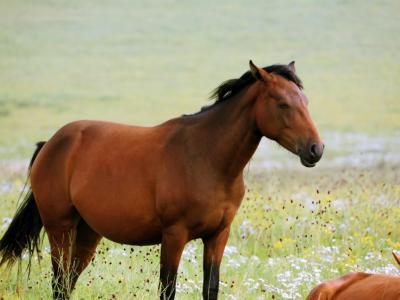
#> input picture Dataset/image/01-24.jpg, 400 x 300 px, found by its file name; its folder holds 4 pictures in this run
$ python g_function.py   (older library calls are emulated)
#> lines starting #> are read from the running program, lines starting #| are printed output that depends on the picture
### c_function.py
import os
import cv2
import numpy as np


# [29 lines left out: function calcCovolution, not called in this run]


def features(space, lst, method):
    for img in space:
        means, stds, skews, smooth = [], [], [], []
        entropys, energys = [], []
        img_hist = cv2.calcHist([img], [0], None, [256], [0, 256])
        img_hist = img_hist.reshape(-1)
        means = calcMeans(img_hist, means)
        if method == "mean":
            lst.append(means)
        if method == "std":
            stds = calcStds(img_hist, means, stds)
            lst.append(stds)
        if method == "skew":
            stds = calcStds(img_hist, means, stds)
            skews = calcSkews(img_hist, means, stds, skews)
            lst.append(skews)
        if method == "entropy":
            entropys = calcEntropys(img_hist, entropys)
            lst.append(entropys)
        if method == "r":
            stds = calcStds(img_hist, means, stds)
            smooth = calcSmooth(img_hist, stds, smooth)
            lst.append(smooth)
    return lst

# [5 lines left out: function calcSmooth, not called in this run]

def calcEntropys(hist, lst):
    entropy = 0
    m = np.sum(hist)
    for g in range(len(hist)):
        pg = hist[g] / m
        if pg > 0: entropy += float(pg * np.log2(pg))
    lst.append(entropy * -1)
    return lst

def calcMeans(hist, lst):
    mean = 0
    m = np.sum(hist)
    for g in range(len(hist)):
        pg = hist[g] / m
        mean += float(g * pg)
    lst.append(mean)
    return lst

def calcStds(hist, means, lst):
    std = 0
    mean = float(means[0])
    m = np.sum(hist)
    for g in range(len(hist)):
        pg = hist[g] / m
        diff = (g - mean)
        diff = diff * diff
        n = diff * pg
        std += n
    std = np.sqrt(std)
    lst.append(float(std))
    return lst


def calcSkews(hist, means, stds, lst):
    skew = 0
    mean = float(means[0])
    std = float(stds[0])
    m = np.sum(hist)
    for g in range(len(hist)):
        pg = hist[g] / m
        diff = (g - mean)
        diff = diff * diff * diff
        n = diff * pg
        skew += n
    std = np.array(std)
    std3 = std * std * std
    if std3 != 0: skew = skew / std3
    else: skew = 0
    skew = float(skew)
    lst.append(skew)
    return lst


# [8 lines left out: function calcEnergys, not called in this run]


def sobel(image):
    x = cv2.Sobel(image, cv2.CV_16S, 1, 0)
    y = cv2.Sobel(image, cv2.CV_16S, 0, 1)
    absX = cv2.convertScaleAbs(x)
    absY = cv2.convertScaleAbs(y)
    return cv2.addWeighted(absX, 0.5, absY, 0.5, 0)

### backup/ok/g_function.py
from sklearn.cluster import KMeans
from sklearn.manifold import Isomap
from sklearn import preprocessing
from skimage import morphology

from c_function import *

import matplotlib.pyplot as plt
import concurrent.futures
import multiprocessing
import numpy as np
import mahotas
import shutil
import pickle
import copy
import cv2
import os

Test = "no"
names = []
clusterSize = 10
if clusterSize == 10: path = "Dataset/image"
elif clusterSize == 5: path = "Dataset/example"
else: path = "Dataset/10flower"
colors = ['r', 'g', 'b', 'k', 'm']
currentPath = os.getcwd()
dataPath = os.path.join(currentPath, path)
data = os.listdir(dataPath)
dataSize = len(data)
featureSize = 4 + 4 + 1 + 8
image = np.zeros((dataSize, 300, 400, 3), dtype="uint8")
X = np.zeros((dataSize, featureSize))

def process_image(data):
    name = data
    imagePath = os.path.join(dataPath, name)
    if "DS" in imagePath: os.remove(imagePath)
    img_clr = cv2.imread(imagePath)
    img_gray = cv2.cvtColor(img_clr, cv2.COLOR_BGR2GRAY)
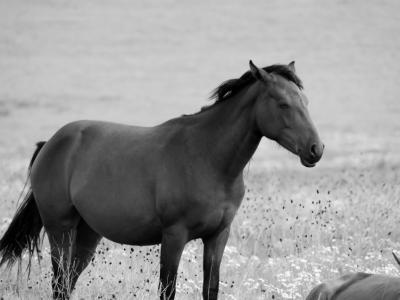
#> img_gray: shape (300, 400); min 0, max 254, mean 148.6
    img_hsv = cv2.cvtColor(img_clr, cv2.COLOR_BGR2HSV)
#> img_hsv: shape (300, 400, 3); mean H, S, V 30.1, 94.1, 163.4
    img_lab = cv2.cvtColor(img_clr, cv2.COLOR_BGR2Lab)
#> img_lab: shape (300, 400, 3); mean of channels 0, 1, 2 155.8, 128.1, 147
    img_luv = cv2.cvtColor(img_clr, cv2.COLOR_BGR2Luv)
#> img_luv: shape (300, 400, 3); mean of channels 0, 1, 2 155.3, 102.9, 158.4
    img_ycb = cv2.cvtColor(img_clr, cv2.COLOR_BGR2YCrCb)
    img_cst = cv2.equalizeHist(img_gray)

    img_sob = sobel(img_gray)
    img_sob_clr = sobel(img_clr)

    b, g, r = cv2.split(img_clr)
    h, s, v = cv2.split(img_hsv)
    l, la, lb = cv2.split(img_lab)
    y, cr, cb = cv2.split(img_ycb)

    meanSpace = [img_sob, img_sob_clr, lb, cb]
    stdSpace = [v, l, la, lb]
    skewSpace = [img_sob]
    entropySpace = [b, g, r, s, v, la, cb, img_sob]

    hists = []
    hists = features(meanSpace, hists, "mean")
#> hists = [[26.29], [29.62], [147], [110.2]]
    hists = features(stdSpace, hists, "std")
#> hists = [[26.29], [29.62], [147], [110.2], [58.34], [67.94], [12.6], [10.89]]
    hists = features(skewSpace, hists, "skew")
#> hists = [[26.29], [29.62], [147], [110.2], [58.34], [67.94], [12.6], [10.89], [2.91]]
    hists = features(entropySpace, hists, "entropy")
#> hists = [[26.29], [29.62], [147], [110.2], [58.34], [67.94], [12.6], [10.89], [2.91], [7.23], [6.75], [7], [7.49], [6.88], [4.98], [5.33], [5.91]]
    return hists, img_clr

count = []
Test = "train"
with concurrent.futures.ProcessPoolExecutor() as executor:
    for i, info in enumerate(executor.map(process_image, data)):
#> in process_image (call 2), `name = data`: name = '01-26.jpg'
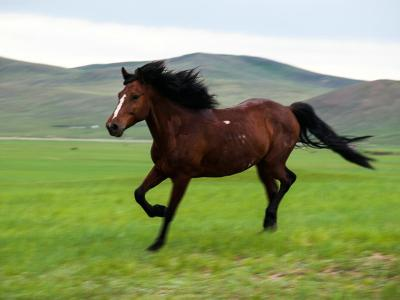
#> input picture Dataset/image/01-26.jpg, 400 x 300 px, found by its file name
#> in process_image (call 2), `hists = features(meanSpace, hists, "mean")`: hists = [[20.9], [20.8], [149.9], [107.4]]
#> in process_image (call 2), `hists = features(stdSpace, hists, "std")`: hists = [[20.9], [20.8], [149.9], [107.4], [63.3], [65.22], [13.24], [22.46]]
#> in process_image (call 2), `hists = features(skewSpace, hists, "skew")`: hists = [[20.9], [20.8], [149.9], [107.4], [63.3], [65.22], [13.24], [22.46], [3.66]]
#> in process_image (call 2), `hists = features(entropySpace, hists, "entropy")`: hists = [[20.9], [20.8], [149.9], [107.4], [63.3], [65.22], [13.24], [22.46], [3.66], [7.11], [6.97], [7.03], [7.17], [6.92], [5.15], [5.64], [5.64]]
#> in process_image (call 3), `name = data`: name = '01-43.jpg'
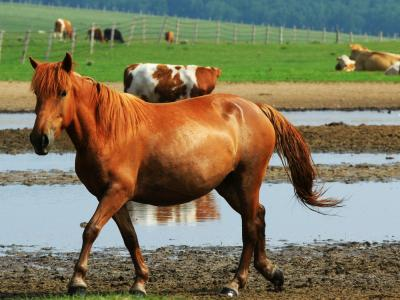
#> input picture Dataset/image/01-43.jpg, 400 x 300 px, found by its file name
#> in process_image (call 3), `hists = features(meanSpace, hists, "mean")`: hists = [[46.22], [46.11], [144.9], [113]]
#> in process_image (call 3), `hists = features(stdSpace, hists, "std")`: hists = [[46.22], [46.11], [144.9], [113], [55.33], [53.48], [16.66], [19.62]]
#> in process_image (call 3), `hists = features(skewSpace, hists, "skew")`: hists = [[46.22], [46.11], [144.9], [113], [55.33], [53.48], [16.66], [19.62], [1.59]]
#> in process_image (call 3), `hists = features(entropySpace, hists, "entropy")`: hists = [[46.22], [46.11], [144.9], [113], [55.33], [53.48], [16.66], [19.62], [1.59], [7.45], [7.53], [7.59], [7.73], [7.55], [5.77], [6.04], [6.93]]
#> in process_image (call 4), `name = data`: name = '01-47.jpg'
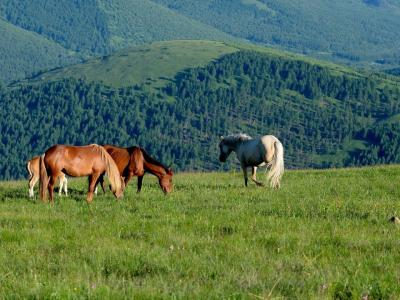
#> input picture Dataset/image/01-47.jpg, 400 x 300 px, found by its file name
#> in process_image (call 4), `hists = features(meanSpace, hists, "mean")`: hists = [[49.24], [47.75], [139.7], [118.5]]
#> in process_image (call 4), `hists = features(stdSpace, hists, "std")`: hists = [[49.24], [47.75], [139.7], [118.5], [31.42], [33.4], [8.8], [24.47]]
#> in process_image (call 4), `hists = features(skewSpace, hists, "skew")`: hists = [[49.24], [47.75], [139.7], [118.5], [31.42], [33.4], [8.8], [24.47], [1.5]]
#> in process_image (call 4), `hists = features(entropySpace, hists, "entropy")`: hists = [[49.24], [47.75], [139.7], [118.5], [31.42], [33.4], [8.8], [24.47], [1.5], [7.17], [6.94], [7.29], [7.38], [6.87], [4.73], [5.71], [6.91]]
        start = 0
        hists, img_clr = info
        realFeatureSize = 0
        for hist in hists:
            types = str(type(hist))
            if "list" in types or "array" in types: n = len(hist)
            else: n = 1
            realFeatureSize += n
            X[i, start:start + n] = np.copy(hist[:])
            start += n
        image[i,:,:] = img_clr
        names.append(data[i])
        image_label = int(data[i].split("-")[0])
        image_label -= 1
        count.append(image_label)
        print(f"\r{i}, {data[i]}", end="")
        if Test != "train": break
#> this loop made 4 passes
#> after the loop, count = [0, 0, 0, 0]; names = ['01-24.jpg', '01-26.jpg', '01-43.jpg', '01-47.jpg']


# Save features
print("Saving features")
pickle_out = open("functions.pickle", "wb")
pickle.dump(X, pickle_out)
pickle_out.close()
